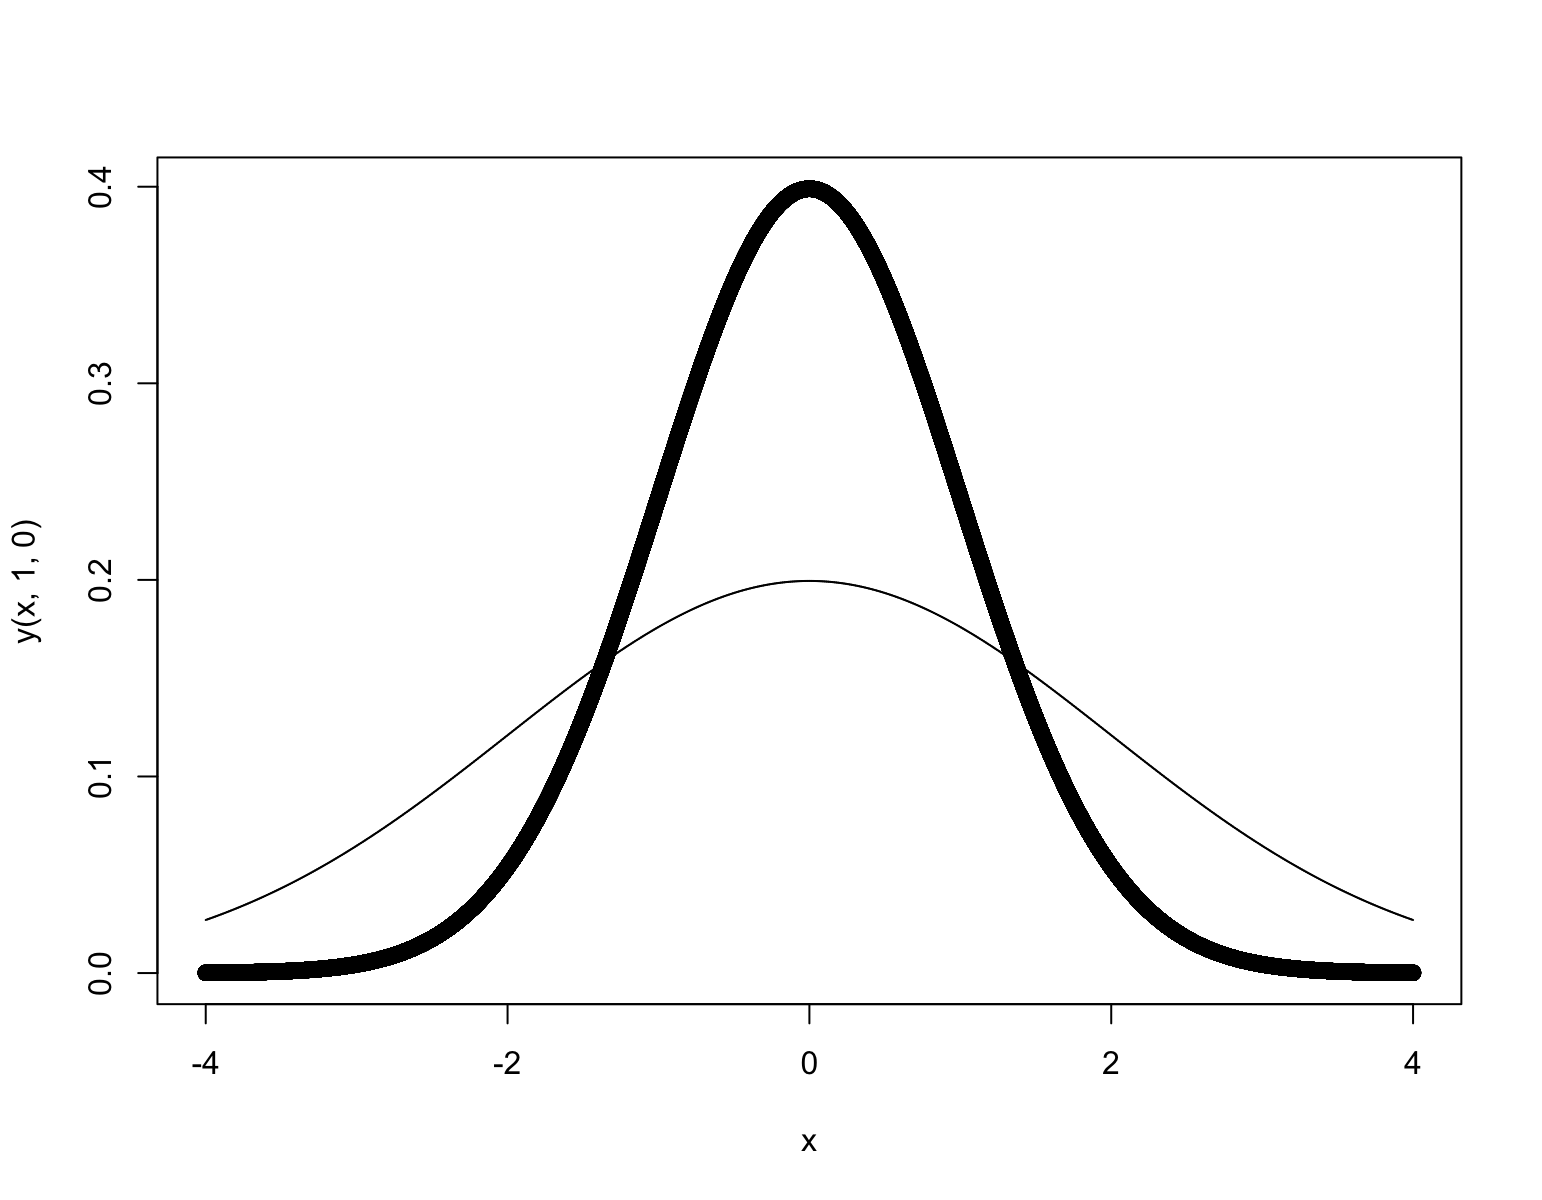

Source code (R):
y <- function(x, sig, mu) {
  (1/(sqrt(2*pi)*sig)) * exp(-((x - mu)^2)/(2*(sig^2)))
}
x <- seq(-4, 4, 0.0001)
plot(x, y(x, 1, 0))
lines(x, y(x, 2, 0))
